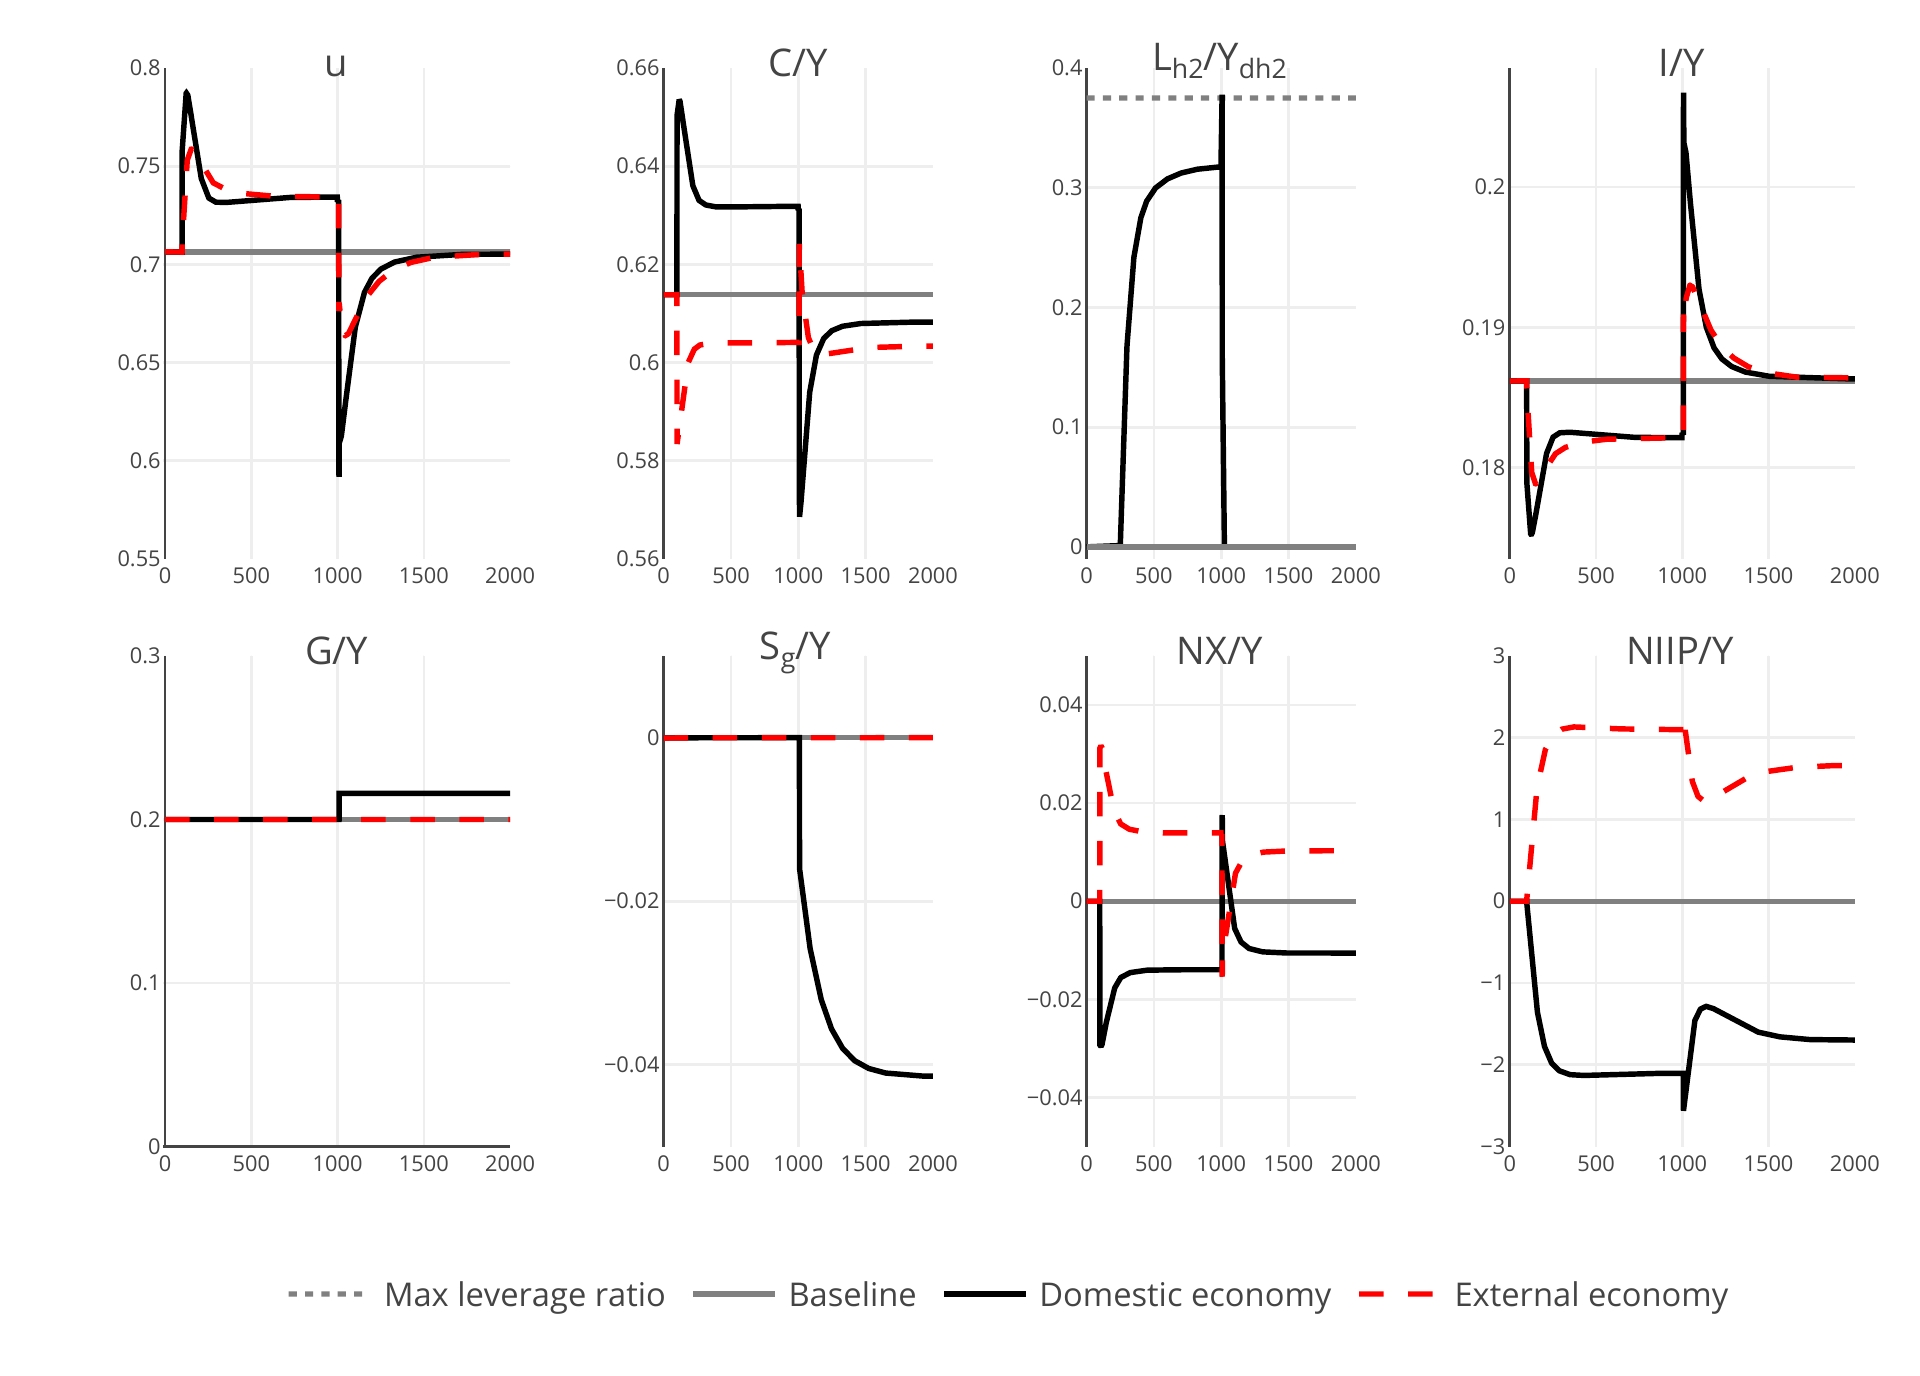

Here is the R script that generated this plot:
library(plotly)

# Load the data
load(here::here("R/simulated_series_for_plots"))

# Annotations for subplots
u <- list(
  text = "u",
  font = list(size = 14),
  xref = "paper",
  yref = "paper",
  yanchor = "bottom",
  xanchor = "center",
  align = "center",
  x = 0.5,
  y = 0.95,
  showarrow = FALSE)

gr_Y <- list(
  text = "gr<sub>Y&#770;</sub>",
  font = list(size = 14),
  xref = "paper",
  yref = "paper",
  yanchor = "bottom",
  xanchor = "center",
  align = "center",
  x = 0.5,
  y = 0.95,
  showarrow = FALSE)

C_Y <- list(
  text = "C/Y",
  font = list(size = 14),
  xref = "paper",
  yref = "paper",
  yanchor = "bottom",
  xanchor = "center",
  align = "center",
  x = 0.5,
  y = 0.95,
  showarrow = FALSE)

I_Y <- list(
  text = "I/Y",
  font = list(size = 14),
  xref = "paper",
  yref = "paper",
  yanchor = "bottom",
  xanchor = "center",
  align = "center",
  x = 0.5,
  y = 0.95,
  showarrow = FALSE)

G_Y <- list(
  text = "G/Y",
  font = list(size = 14),
  xref = "paper",
  yref = "paper",
  yanchor = "bottom",
  xanchor = "center",
  align = "center",
  x = 0.5,
  y = 0.95,
  showarrow = FALSE)

NX_Y <- list(
  text = "NX/Y",
  font = list(size = 14),
  xref = "paper",
  yref = "paper",
  yanchor = "bottom",
  xanchor = "center",
  align = "center",
  x = 0.5,
  y = 0.95,
  showarrow = FALSE)

L_Yh2 <- list(
  text = "L<sub>h2</sub>/Y<sub>dh2</sub>",
  font = list(size = 14),
  xref = "paper",
  yref = "paper",
  yanchor = "bottom",
  xanchor = "center",
  align = "center",
  x = 0.5,
  y = 0.95,
  showarrow = FALSE)

NIIP_Y <- list(
  text = "NIIP/Y",
  font = list(size = 14),
  xref = "paper",
  yref = "paper",
  yanchor = "bottom",
  xanchor = "center",
  align = "center",
  x = 0.5,
  y = 0.95,
  showarrow = FALSE)

S_g_Y <- list(
  text = "S<sub>g</sub>/Y",
  font = list(size = 14),
  xref = "paper",
  yref = "paper",
  yanchor = "bottom",
  xanchor = "center",
  align = "center",
  x = 0.5,
  y = 0.95,
  showarrow = FALSE)

# Utilization rate
p_u <- plot_ly() %>% 
  add_trace(x = 0:(nrow(d4)-3),
            y = tail(d1$u, 1),
            type = "scatter",
            mode = "lines",
            name = "u<sub>baseline</sub>",
            line = list(color = "grey")) %>% 
  add_trace(x = 0:(nrow(d4)-1),
            y = d4$u,
            type = "scatter",
            mode = "lines",
            line = list(color = "black"),
            name = "u") %>% 
  add_trace(x = 0:(nrow(d4)-1),
            y = d4$ux,
            type = "scatter",
            mode = "lines",
            line = list(color = "red",
                        dash = "dash"),
            name = "u<sub>x</sub>") %>%
  layout(xaxis = list(range = c(-10, 2000),
                      tickfont = list(size = 8)),
         yaxis = list(range = c(0.55, 0.8),
                      tickfont = list(size = 8),
                      dtick = 0.05),
         annotations = u,
         showlegend = TRUE,
         hovermode = "compare")

#p_u

# Growth rate of output
p_gr_Y <- plot_ly() %>% 
  # add_trace(x = 0:(nrow(d4)-3),
  #           y = tail(d4$gr_Y, 1),
  #           type = "scatter",
  #           mode = "lines",
  #           line = list(color = "black",
  #                       dash = "dot",
  #                       width = 1),
  #           hoverinfo = "none") %>% 
  add_trace(x = 0:(nrow(d4)-3),
            y = tail(d1$gr_Y, 1),
            type = "scatter",
            mode = "lines",
            line = list(color = "grey"),
            name = "gr<sub>Y&#770;<sub>baseline</sub></sub>") %>%
  add_trace(x = 0:(nrow(d4)-3),
            y = d4$gr_Y[3:nrow(d4)],
            type = "scatter",
            mode = "lines",
            line = list(color = "black"),
            name = "gr<sub>Y&#770;<sub>") %>% 
  add_trace(x = 0:(nrow(d4)-3),
            y = d4$gr_Yx[3:nrow(d4)],
            type = "scatter",
            mode = "lines",
            name = "gr<sub>Y&#770;<sub>x</sub></sub>",
            line = list(color = "red",
                        dash = "dash")) %>%
  layout(xaxis = list(range = c(-10, 2000),
                      tickfont = list(size = 8)),
         yaxis = list(range = c(0.014, 0.018),
                      tickfont = list(size = 8)),
         annotations = gr_Y,
         showlegend = TRUE,
         hovermode = "compare")

#p_gr_Y

# Consumption share
p_C <- plot_ly() %>% 
  add_trace(x = 0:(nrow(d4)-3),
            y = tail(d1$C_Y, 1),
            type = "scatter",
            mode = "lines",
            name = "gr<sub>Y<sub>x</sub></sub>",
            line = list(color = "grey")) %>% 
  add_trace(x = 0:(nrow(d4)-1),
            y = d4$C_Y,
            type = "scatter",
            mode = "lines",
            line = list(color = "black"),
            name = "C/Y") %>% 
  add_trace(x = 0:(nrow(d4)-1),
            y = d4$C_Yx,
            type = "scatter",
            mode = "lines",
            line = list(color = "red",
                        dash = "dash"),
            name = "C/Y<sub>x</sub>") %>%
  layout(xaxis = list(range = c(-10, 2000),
                      tickfont = list(size = 8)),
         yaxis = list(range = c(0.56, 0.66),
                      tickfont = list(size = 8)),
         annotations = C_Y,
         showlegend = TRUE,
         hovermode = "compare")
#p_C

# Investment share
p_I <- plot_ly() %>%
  # add_trace(x = 0:(nrow(d4)-3),
  #           y = tail(d4$I_Y, 1),
  #           type = "scatter",
  #           mode = "lines",
  #           hoverinfo = "none",
  #           line = list(color = "black",
  #                       dash = "dot",
  #                       width = 1)) %>% 
  add_trace(x = 0:(nrow(d4)-3),
            y = tail(d1$I_Y, 1),
            type = "scatter",
            mode = "lines",
            name = "I/Y<sub>baseline</sub>",
            line = list(color = "grey")) %>% 
  add_trace(x = 0:(nrow(d4)-1),
            y = d4$I_Y,
            type = "scatter",
            mode = "lines",
            line = list(color = "black"),
            name = "I/Y") %>% 
  add_trace(x = 0:(nrow(d4)-1),
            y = d4$I_Yx,
            type = "scatter",
            mode = "lines",
            line = list(color = "red",
                        dash = "dash"),
            name = "I/Y<sub>x</sub>") %>%
  layout(xaxis = list(range = c(-10, 2000),
                      tickfont = list(size = 8)),
         yaxis = list(tickfont = list(size = 8)),
         annotations = I_Y,
         showlegend = TRUE,
         hovermode = "compare")

#p_I

# Government share
p_G <- plot_ly() %>% 
  add_trace(x = 0:(nrow(d4)-3),
            y = tail(d1$G_Y, 1),
            type = "scatter",
            mode = "lines",
            name = "Baseline",
            line = list(color = "grey")) %>%
  add_trace(x = 0:(nrow(d4)-1),
            y = round(d4$G_Y, digits = 6),
            type = "scatter",
            mode = "lines",
            line = list(color = "black"),
            name = "G/Y") %>% 
  add_trace(x = 0:(nrow(d4)-1),
            y = round(d4$G_Yx, digits = 6),
            type = "scatter",
            mode = "lines",
            line = list(color = "red",
                        dash = "dash"),
            name = "G/Y<sub>x</sub>") %>%
  layout(xaxis = list(range = c(-10, 2000),
                      tickfont = list(size = 8)),
         yaxis = list(range = c(0, 0.3), 
                      tickfont = list(size = 8)),
         annotations = G_Y,
         showlegend = TRUE,
         hovermode = "compare")

#p_G

# Net export share
p_NX <- plot_ly() %>% 
  add_trace(x = 0:(nrow(d4)-3),
            y = tail(d1$NX_Y, 1),
            type = "scatter",
            mode = "lines",
            name = "Baseline",
            line = list(color = "grey")) %>% 
  add_trace(x = 0:(nrow(d4)-1),
            y = d4$NX_Y,
            type = "scatter",
            mode = "lines",
            line = list(color = "black"),
            name = "Domestic economy") %>% # NX/Y 
  add_trace(x = 0:(nrow(d4)-1),
            y = d4$NX_Yx,
            type = "scatter",
            mode = "lines",
            line = list(color = "red",
                        dash = "dash"),
            name = "External economy") %>% # NX/Y<sub>x</sub>
  layout(xaxis = list(range = c(-10, 2000),
                      tickfont = list(size = 8)),
         yaxis = list(range = c(-0.05, 0.05),
                      tickfont = list(size = 8),
                      dtick = 0.02),
         annotations = NX_Y,
         showlegend = TRUE,
         hovermode = "compare")

#p_NX

# NIIP share
p_NIIP <- plot_ly() %>% 
  add_trace(x = 0:(nrow(d4)-3),
            y = 0,
            type = "scatter",
            mode = "lines",
            name = "Baseline",
            line = list(color = "grey")) %>% 
  add_trace(x = 0:(nrow(d4)-1),
            y = d4$NIIP_Y,
            type = "scatter",
            mode = "lines",
            line = list(color = "black"),
            name = "Domestic economy") %>% 
  add_trace(x = 0:(nrow(d4)-1),
            y = d4$NIIP_Yx,
            type = "scatter",
            mode = "lines",
            line = list(color = "red",
                        dash = "dash"),
            name = "External economy") %>% 
  layout(xaxis = list(range = c(-10, 2000),
                      tickfont = list(size = 8)),
         yaxis = list(range = c(-3, 3),
                      tickfont = list(size = 8),
                      dtick = 1),
         annotations = NIIP_Y,
         showlegend = TRUE,
         hovermode = "compare")

# p_NIIP

# Debt to income ratio
p_L_Yh2 <- plot_ly() %>% 
  add_trace(x = 0:(nrow(d4)-1),
            y = 0.375,
            type = "scatter",
            mode = "lines",
            name = "Max leverage ratio",
            showlegend = TRUE,
            line = list(color = "grey", 
                        dash = "dot")) %>% 
  add_trace(x = 0:(nrow(d4)-1),
            y = d4$L_Yh2,
            type = "scatter",
            mode = "lines",
            showlegend = FALSE,
            line = list(color = "black"),
            name = "(L/Y)<sub>h2</sub>") %>% 
  add_trace(x = 0:(nrow(d4)-3),
            y = 0,
            type = "scatter",
            mode = "lines",
            name = "Baseline",
            showlegend = FALSE,
            line = list(color = "grey")) %>% 
  layout(xaxis = list(range = c(-10, 2000),
                      tickfont = list(size = 8)),
         yaxis = list(range = c(-0.01, 0.4), 
                      tickfont = list(size = 8)),
         annotations = L_Yh2,
         showlegend = FALSE,
         hovermode = "compare")

#p_L_Yh2

# Deficit
p_S_g_Y <- plot_ly() %>%
  add_trace(x = 0:(nrow(d4)-3),
            y = 0,
            type = "scatter",
            mode = "lines",
            name = "Baseline",
            line = list(color = "grey")) %>%
  add_trace(x = 0:(nrow(d4)-1),
            y = d4$S_g,
            type = "scatter",
            mode = "lines",
            line = list(color = "black"),
            name = "S<sub>g</sub>/Y") %>% 
  add_trace(x = 0:(nrow(d4)-1),
            y = d4$S_gx,
            type = "scatter",
            mode = "lines",
            line = list(color = "red",
                        dash = "dash"),
            name = "S<sub>g</sub>/Yx") %>% 
  layout(xaxis = list(range = c(-10, 2000),
                      tickfont = list(size = 8)),
         yaxis = list(range = c(-0.05, 0.01), 
                      tickfont = list(size = 8)),
         annotations = S_g_Y,
         showlegend = TRUE,
         hovermode = "compare")

#p_S_g_Y

sub_plots <- subplot(style(p_u, showlegend = FALSE),
                     style(p_C, showlegend = FALSE),
                     p_L_Yh2,
                     style(p_I, showlegend = FALSE),
                     style(p_G, showlegend = FALSE),
                     style(p_S_g_Y, showlegend = FALSE),
                     style(p_NX, showlegend = FALSE),
                     p_NIIP,
                     nrows = 2, margin = 0.045, titleY = T, titleX = T) %>%
  layout(legend = list(x = 0.5,
                       orientation = "h",
                       xanchor = "center",
                       font = list(size = 12))) %>% 
  config(displayModeBar = F)

sub_plots

# orca(
#   sub_plots,
#   file = "R/plots/figure4.pdf"
# )
